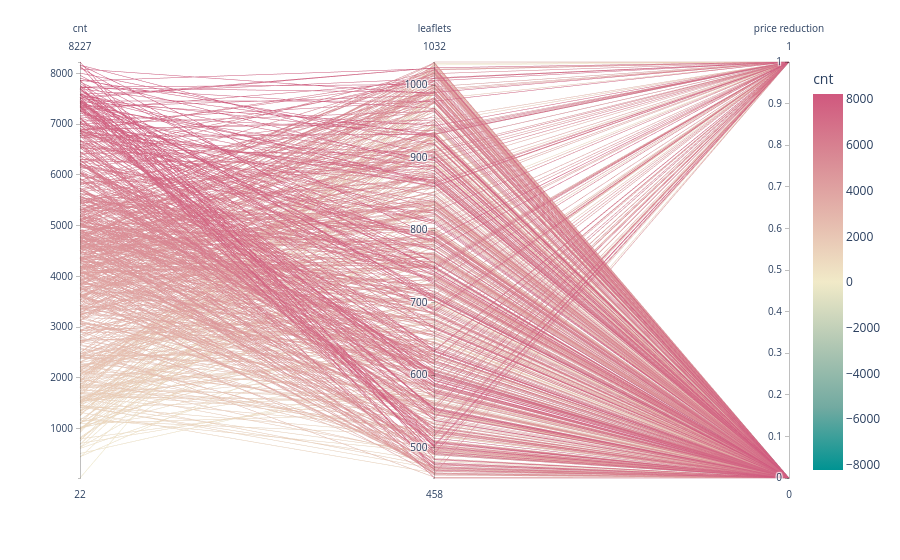

Write notebook code for a chart like this one.
### Markdown cell above
- leaflets and price reduction didn’t correlation to cnt

### Code cell
# Parallel Coordinates Plot to visualize correlation between 'leaflets', 'price reduction' and 'cnt'
fig = px.parallel_coordinates(df, color="cnt",
                              dimensions=['cnt', 'leaflets', 'price reduction'],
                              color_continuous_scale=px.colors.diverging.Tealrose,
                              color_continuous_midpoint=2,
                              )

# Show the plot
fig.show()

### Figure 1 — Plotly figure (JSON) as saved in the notebook; plotly's stock layout.template omitted (floating-point values rounded to 4 significant figures; data arrays with more than 128 entries replaced by an {"elided": "..."} marker saying what was removed)
{"data": [{"dimensions": [{"label": "cnt", "values": {"elided": "727 int values"}}, {"label": "leaflets", "values": {"elided": "727 int values"}}, {"label": "price reduction", "values": {"elided": "727 int values"}}], "domain": {"x": [0, 1], "y": [0, 1]}, "line": {"color": {"elided": "727 int values"}, "coloraxis": "coloraxis"}, "name": "", "type": "parcoords"}], "layout": {"coloraxis": {"cmid": 2, "colorbar": {"title": {"text": "cnt"}}, "colorscale": [[0, "rgb(0, 147, 146)"], [0.1667, "rgb(114, 170, 161)"], [0.3333, "rgb(177, 199, 179)"], [0.5, "rgb(241, 234, 200)"], [0.6667, "rgb(229, 185, 173)"], [0.8333, "rgb(217, 137, 148)"], [1, "rgb(208, 88, 126)"]]}, "legend": {"tracegroupgap": 0}, "margin": {"t": 60}}}
